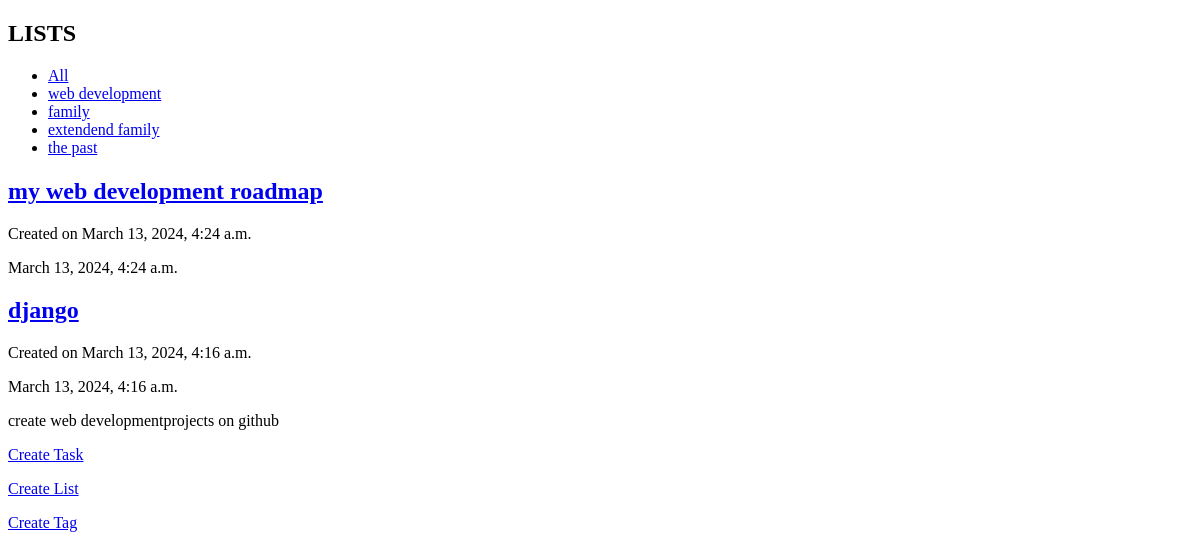
Before: / with the older database file.
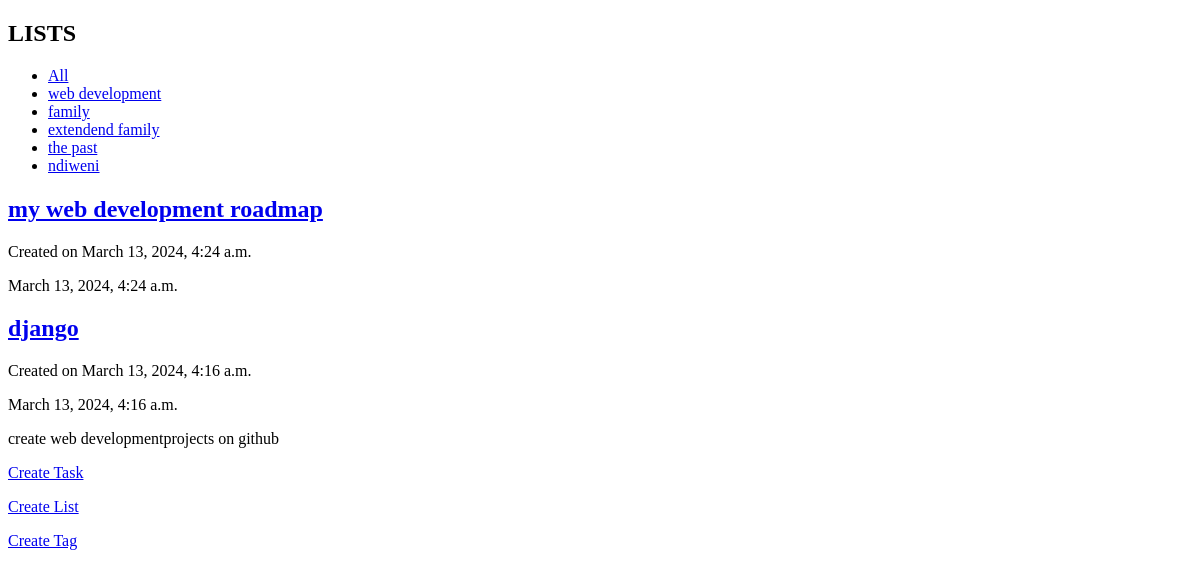
After: the same page with the newer database file.
### lists/models.py (models this page shows, shortened)
class List(models.Model):
    name=models.CharField(max_length=255,help_text='list name')
    slug=models.CharField(max_length=255,unique=True)
    def get_absolute_url(self):
        return reverse('task-by-lists',args=[self.slug])

class Task(models.Model):
    PRIORITY= {
        "N":"None",
        "L":"Low",
        "M":"Medium",
        "H":"High",
    }
    name=models.CharField(max_length=255, help_text='task name')
    slug=models.CharField(max_length=100)
    notes=models.TextField(blank=True, help_text='add')
    list=models.ForeignKey(List,on_delete=models.CASCADE,related_name='tasks', default='my list')
    created=models.DateTimeField(auto_now_add=True)
    modified=models.DateTimeField(auto_now=True)
    completed=models.BooleanField(default=False)
    priority=models.CharField(max_length=1,choices=PRIORITY, default='N')
    tags=models.ManyToManyField(Tag,blank=True, related_name='tags')
    class Meta:
        ordering=["-created"]
    def get_absolute_url(self):
        return reverse('task-detail',args=[self.id, self.slug])

### lists/views.py (the view)
# urls.py: path('',views.task_list,name='task-list'),
def task_list(request,list_slug=None):
    lists=List.objects.all()
    tasks=Task.objects.all()
    list=None
    if list_slug:
        list=get_object_or_404(List,slug=list_slug)
        tasks=tasks.filter(list=list)
    return render(request,"lists/index.html",
    {'tasks':tasks,'lists':lists,'list':list})

### lists/templates/lists/index.html (shortened to what this page needs)
{% load static %}
<!DOCTYPE html>
<html>
    <head>
        <link rel="stylesheet" href="">
    </head>
    <body>
        {% block content %}
        <h2>LISTS</h2>
        <ul>
            <li><a href=" {% url 'task-list' %}">All</a>
            </li>
            {% for l in lists %}
            <li class="selected">
                <a href="{{ l.get_absolute_url }}"> {{ l.name }}</a>
            </li>
            {% endfor %}
        </ul>
        {% for task in tasks %}
        <h2><a href="{{ task.get_absolute_url }}">
            {{ task.name }} </a></h2>
        <p class="date">
            Created on {{ task.created }}
        </p>
         {% if task.modified %} <P>{{ task.modified }} </p>{% endif %}
        {% if task.notes %}
            {{ task.notes|truncatewords:15|linebreaks }}
        {%  endif %}
        {% endfor %}
        <p> <a href="{% url 'create-task' %}">Create Task</a></p>
        <p> <a href="{% url 'create-list' %}">Create List</a></p>
        <p> <a href="{% url 'create-tag' %}">Create Tag</a></p>
        {% endblock %}
    </body>
</html>

Changed rows visible on the page:
added List: name "ndiweni"
